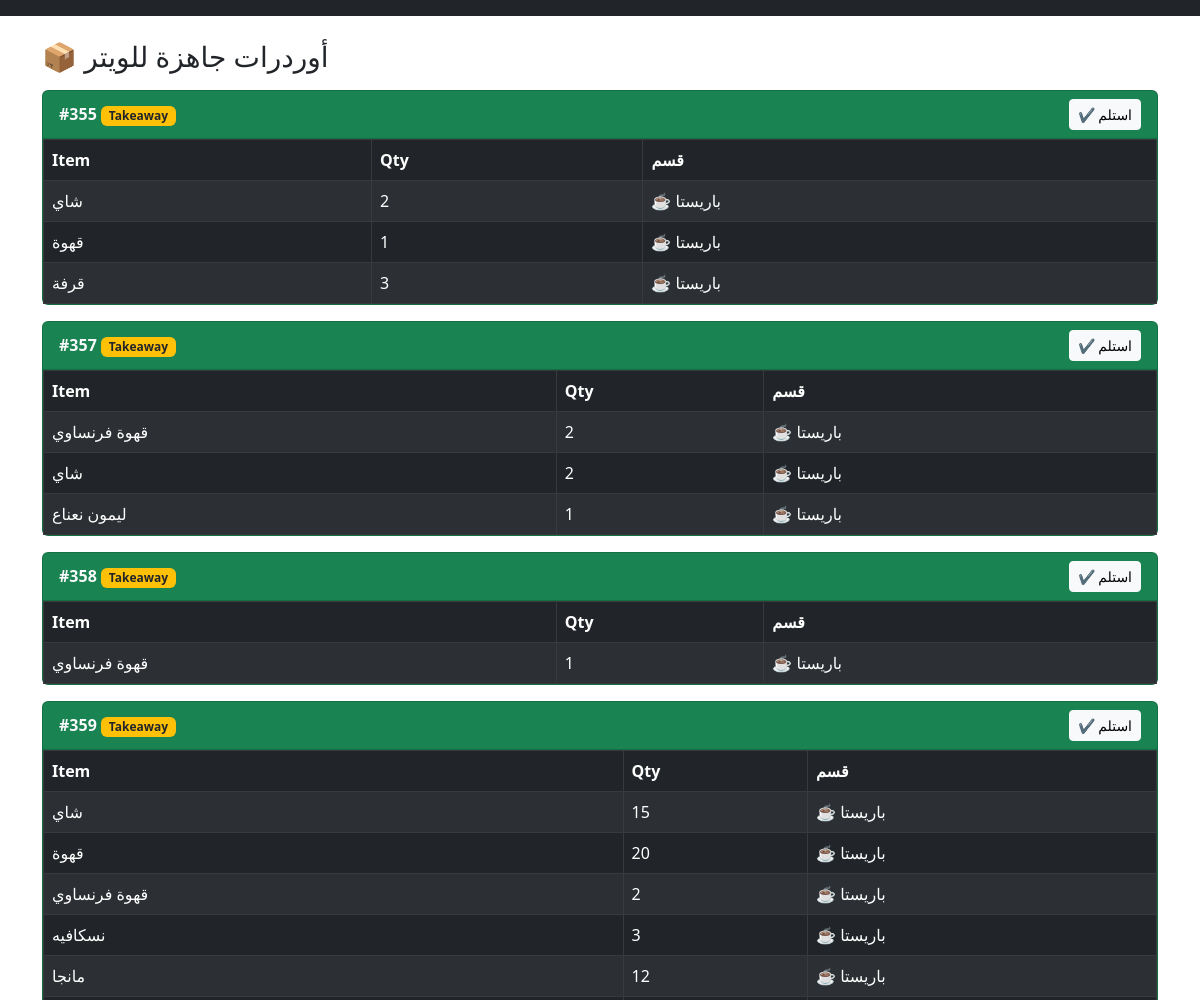
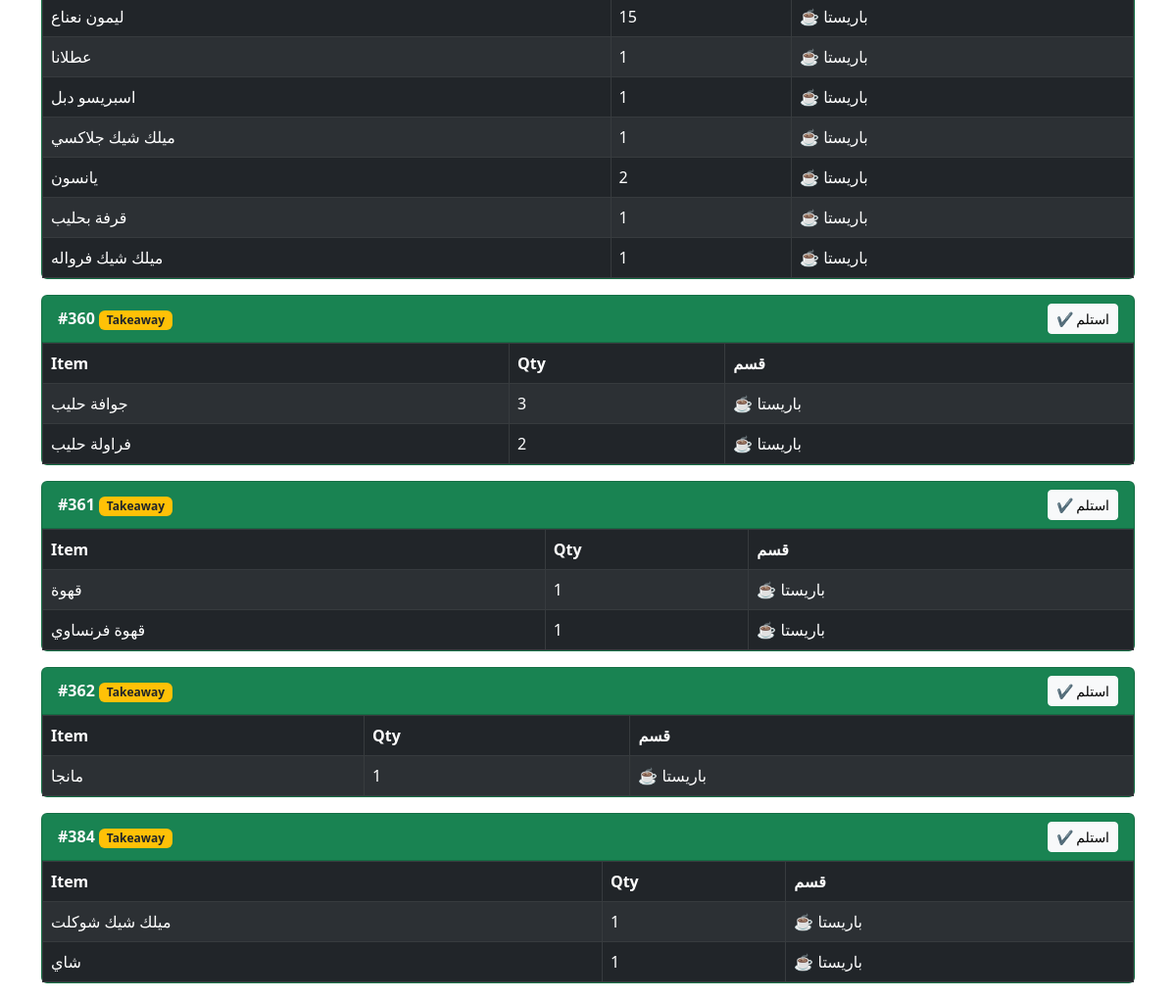
Screenshot of /waiter-items/ with the database file from the repository (2 pictures, top to bottom).
### main/models.py (models this page shows, shortened)
class Order(models.Model):
    ORDER_TYPE_CHOICES = [
        ("cafe", "Cafe"),
        ("takeaway", "Takeaway"),
        ("qeta3", "Qeta3"),
    ]
    PAYMENT_CHOICES = [
        ('cash', 'كاش'),
        ('vodafone', 'فودافون كاش'),
        ('moagel', 'مؤجل'),
    ]
    table_number = models.PositiveIntegerField(null=True, blank=True)  # للـ in_cafe
    order_type = models.CharField(max_length=20, choices=ORDER_TYPE_CHOICES)
    created_at = models.DateTimeField(auto_now_add=True)
    is_paid = models.BooleanField(default=False)
    discount = models.DecimalField(max_digits=10, decimal_places=2, default=0)
    service_charge = models.DecimalField(max_digits=10, decimal_places=2, default=0)
    tax = models.DecimalField(max_digits=10, decimal_places=2, default=0)
    cashier = models.ForeignKey(User, on_delete=models.SET_NULL, null=True, blank=True, related_name="orders")
    officer = models.ForeignKey("Officer", on_delete=models.SET_NULL, null=True, blank=True)
    payment_method = models.CharField(max_length=20, choices=PAYMENT_CHOICES, blank=True, null=True)
    note = models.TextField(blank=True, null=True)

class OrderItem(models.Model):
    order = models.ForeignKey(Order, on_delete=models.CASCADE, related_name="items")
    menuitem = models.ForeignKey("MenuItem", on_delete=models.CASCADE)
    quantity = models.PositiveIntegerField(default=1)
    is_done = models.BooleanField(default=False)

class MenuItem(models.Model):
    CATEGORY_CHOICES = [
        ("food", "Food"),
        ("drink", "Drink"),
        ("7alak", "7alak"),
        ("shesha", "shesha"),
    ]
    SECTION_CHOICES = [
        ("barista", "باريستا"),
        ("mat3am", "مطعم"),
        ("canteen","كانتين"),
        ("7alak", "7alak"),
        ("shesha", "shesha"),
        ("addons","إضافات"),
    ]
    name = models.CharField(max_length=120)
    category = models.CharField(max_length=50, choices=CATEGORY_CHOICES, default="food")
    price = models.DecimalField(max_digits=10, decimal_places=2)
    is_active = models.BooleanField(default=True)  # لو الصنف متوقف أو شغال
    show_in_cafe = models.BooleanField(default=False)
    show_in_takeaway = models.BooleanField(default=False)
    show_in_qeta3 = models.BooleanField(default=False)
    section = models.CharField(max_length=20, choices=SECTION_CHOICES)
    image = models.ImageField(upload_to="menu_images/", blank=True, null=True)  # ✅ هنا

### main/views.py (the view)
# urls.py: path("waiter-items/", views.waiter_items, name="waiter_items"),
def waiter_items(request):
    orders = Order.objects.filter(is_paid=False).order_by("created_at")
    finished_orders = []
    for order in orders:
        items = order.items.filter(is_done=True)  # بس اللي خلصت
        if items.exists():
            finished_orders.append({
                "order": order,
                "items": items
            })
    return render(request, "waiter_items.html", {
        "orders": finished_orders
    })

### main/templates/waiter_items.html
{% extends "base.html" %}
{% block content %}
<h3 class="mb-3">📦 أوردرات جاهزة للويتر</h3>
{% for data in orders %}
  <div class="card mb-3 bg-success text-light" id="waiter-order-{{ data.order.id }}">
    <div class="card-header d-flex justify-content-between align-items-center">
      <div>
        <strong>#{{ data.order.id }}</strong>
        {% if data.order.order_type == "cafe" %}
          <span class="badge bg-info">In Cafe</span>
          🪑 Table {{ data.order.table_number }}
        {% else %}
          <span class="badge bg-warning text-dark">Takeaway</span>
        {% endif %}
      </div>
      <a href="{% url 'waiter_mark_done' data.order.id %}"
         class="btn btn-light btn-sm">✔️ استلم</a>
    </div>
    <div class="card-body p-0">
      <table class="table table-bordered table-striped table-dark m-0">
        <thead>
          <tr>
            <th>Item</th>
            <th>Qty</th>
            <th>قسم</th>
          </tr>
        </thead>
        <tbody>
          {% for item in data.items %}
            <tr>
              <td>{{ item.menuitem.name }}</td>
              <td>{{ item.quantity }}</td>
              <td>
                {% if item.menuitem.section == "barista" %}
                  ☕ باريستا
                {% elif item.menuitem.section == "mat3am" %}
                  🍽️ مطعم
                {% elif item.menuitem.section == "canteen" %}
                  🍽️ كانتين
                {% elif item.menuitem.section == "7alak" %}
                  🍽️ حلاق
                {% elif item.menuitem.section == "shesha" %}
                  🍽️ شيشة
                {% endif %}
              </td>
            </tr>
          {% endfor %}
        </tbody>
      </table>
    </div>
  </div>
{% empty %}
  <p class="text-center">لا يوجد أوردرات جاهزة حالياً 🚶‍♂️</p>
{% endfor %}
{% endblock %}

### main/templates/base.html (shortened to what this page needs)
<!DOCTYPE html>
<html>
<head>
    <link href="https://cdn.jsdelivr.net/npm/bootstrap@5.3.0/dist/css/bootstrap.min.css" rel="stylesheet">
    <link rel="stylesheet" href="https://cdnjs.cloudflare.com/ajax/libs/font-awesome/6.5.0/css/all.min.css">
</head>
<body>
    <nav class="navbar navbar-expand-lg navbar-dark bg-dark">
        </nav>
    <div class="container mt-4">
        {% block content %}{% endblock %}
    </div>
</body>
</html>

### rows the page displays
Order: order.id "355", order_type "Takeaway"
OrderItem: menuitem.name "شاي", quantity "2", shows "☕ باريستا"
OrderItem: menuitem.name "قهوة", quantity "1", shows "☕ باريستا"
OrderItem: menuitem.name "قرفة", quantity "3", shows "☕ باريستا"
Order: order.id "357", order_type "Takeaway"
OrderItem: menuitem.name "قهوة فرنساوي", quantity "2", shows "☕ باريستا"
OrderItem: menuitem.name "شاي", quantity "2", shows "☕ باريستا"
OrderItem: menuitem.name "ليمون نعناع", quantity "1", shows "☕ باريستا"
Order: order.id "358", order_type "Takeaway"
OrderItem: menuitem.name "قهوة فرنساوي", quantity "1", shows "☕ باريستا"
Order: order.id "359", order_type "Takeaway"
OrderItem: menuitem.name "شاي", quantity "15", shows "☕ باريستا"
OrderItem: menuitem.name "قهوة", quantity "20", shows "☕ باريستا"
OrderItem: menuitem.name "قهوة فرنساوي", quantity "2", shows "☕ باريستا"
OrderItem: menuitem.name "نسكافيه", quantity "3", shows "☕ باريستا"
OrderItem: menuitem.name "مانجا", quantity "12", shows "☕ باريستا"
OrderItem: menuitem.name "ليمون نعناع", quantity "15", shows "☕ باريستا"
OrderItem: menuitem.name "عطلانا", quantity "1", shows "☕ باريستا"
OrderItem: menuitem.name "اسبريسو دبل", quantity "1", shows "☕ باريستا"
OrderItem: menuitem.name "ميلك شيك جلاكسي", quantity "1", shows "☕ باريستا"
OrderItem: menuitem.name "يانسون", quantity "2", shows "☕ باريستا"
OrderItem: menuitem.name "قرفة بحليب", quantity "1", shows "☕ باريستا"
OrderItem: menuitem.name "ميلك شيك فرواله", quantity "1", shows "☕ باريستا"
Order: order.id "360", order_type "Takeaway"
OrderItem: menuitem.name "جوافة حليب", quantity "3", shows "☕ باريستا"
OrderItem: menuitem.name "فراولة حليب", quantity "2", shows "☕ باريستا"
Order: order.id "361", order_type "Takeaway"
OrderItem: menuitem.name "قهوة", quantity "1", shows "☕ باريستا"
OrderItem: menuitem.name "قهوة فرنساوي", quantity "1", shows "☕ باريستا"
Order: order.id "362", order_type "Takeaway"
OrderItem: menuitem.name "مانجا", quantity "1", shows "☕ باريستا"
Order: order.id "384", order_type "Takeaway"
OrderItem: menuitem.name "ميلك شيك شوكلت", quantity "1", shows "☕ باريستا"
OrderItem: menuitem.name "شاي", quantity "1", shows "☕ باريستا"
